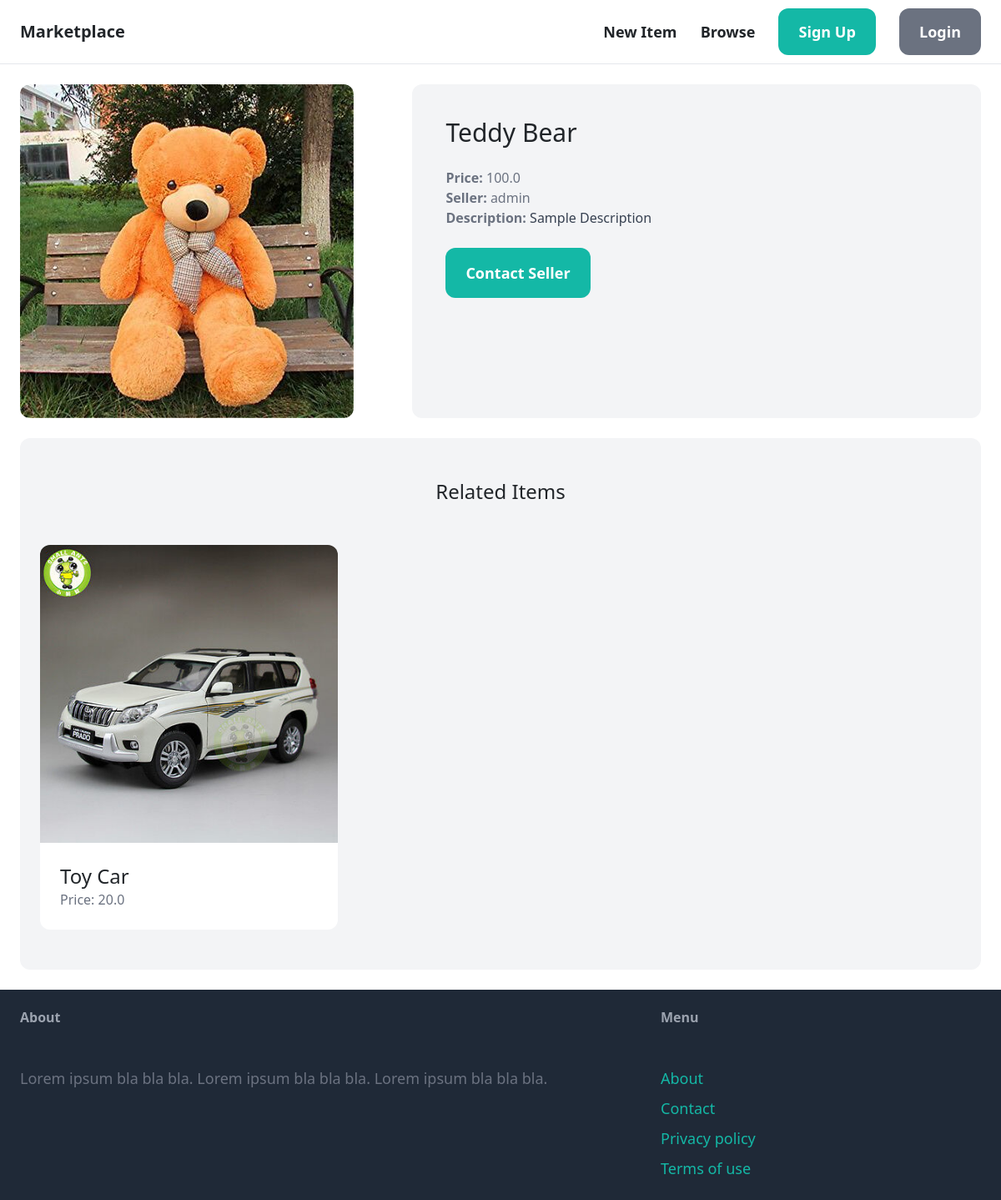
Page /items/4/ on the committed database.
### item/models.py (models this page shows, shortened)
class Item(models.Model):
    category = models.ForeignKey(Category, related_name='items', on_delete=models.CASCADE)
    name = models.CharField(max_length=255)
    description = models.TextField(blank=True, null=True)
    price = models.FloatField()
    image = models.ImageField(upload_to='item_images', blank=True, null=True)
    is_sold = models.BooleanField(default=False)
    created_at = models.DateTimeField(auto_now_add=True)
    created_by = models.ForeignKey(User, related_name='items', on_delete=models.CASCADE)

### item/views.py (the view)
# urls.py: path('<int:pk>/', views.detail, name='detail'),
def detail(request, pk):
    item = get_object_or_404(Item, pk=pk)
    related_items = Item.objects.filter(category=item.category, is_sold=False).exclude(pk=pk)[0:3]
    return render(request, 'item/detail.html', {
        'item': item,
        'related_items': related_items
    })

### item/templates/item/detail.html (shortened to what this page needs)
{% extends 'core/base.html' %}
{% block content %}
    <div class="grid grid-cols-5 gap-6">
        <div class="col-span-2">
            <img src="{{ item.image.url }}" alt="" class="rounded-xl">
        </div>
        <div class="col-span-3 p-10 bg-gray-100 rounded-xl">
            <h1 class="mb-6 text-3xl">{{ item.name }}</h1>
            <p class="text-gray-500 "><strong>Price: </strong>{{ item.price }}</p>
            <p class="text-gray-500 "><strong>Seller: </strong>{{ item.created_by.username }}</p>
            {% if item.description %}
                <p class="text-gray-700">
                    <strong class="text-gray-500">Description:</strong>
                    {{ item.description }}
                </p>
            {% endif %}
            {% if request.user == item.created_by %}
                <div class="mt-6 p-6 justify-center bg-white rounded-xl">
                    <p>This is your item</p>
                    <a href="{% url 'item:edit' item.id %}" class="inline-block mt-6 px-9 py-3 text-lg font-semibold bg-teal-500 text-white rounded-xl">Edit</a>
                    <a href="{% url 'item:delete' item.id %}" class="inline-block mt-6 px-6 py-3 text-lg font-semibold bg-red-500 text-white rounded-xl">Delete</a>
                </div>
            {% else %}
            <a href="{% url 'conversation:new' item.id %}" class="inline-block mt-6 px-6 py-3 text-lg font-semibold bg-teal-500 text-white rounded-xl hover:bg-teal-700">Contact Seller</a>
            {% endif %}
        </div>
    </div>
    <div class="mt-6 px-6 py-12 bg-gray-100 rounded-xl">
        <h2 class="mb-12 text-2xl text-center ">Related Items</h2>
        <div class="grid grid-cols-3 gap-3">
            {% for item in related_items %}
                <div>
                    <a href="{% url 'item:detail' item.id %}">
                        <div>
                            <img src="{{ item.image.url }}" alt="" class="rounded-t-xl">
                        </div>
                        <div class="p-6 bg-white rounded-b-xl">
                            <h2 class="text-2xl">{{ item.name }}</h2>
                            <p class="text-gray-500">Price: {{ item.price }}</p>
                        </div>
                    </a>
                </div>
            {% endfor %}
        </div>
    </div>
{% endblock %}

### rows in the picture
Item: image (picture), name "Teddy Bear", price "100.0", created_by.username "admin", description "Sample Description"
Item: image (picture), name "Toy Car", price "20.0"
